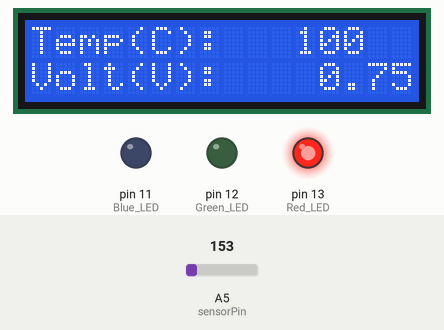
A sketch run on a simulated Arduino Uno, built with avr-gcc and run on an emulated ATmega328P. Shown: 16×2 character LCD, output pins drawn as LEDs (lit = HIGH). The test bench sets the inputs (shaded band); at power-on: A5 (sensorPin) = 153. What the sketch prints to the serial monitor is not drawn.

Above: at 1.2 s.
1.3 s: A5 (sensorPin) set to 165
At 1.9 s:
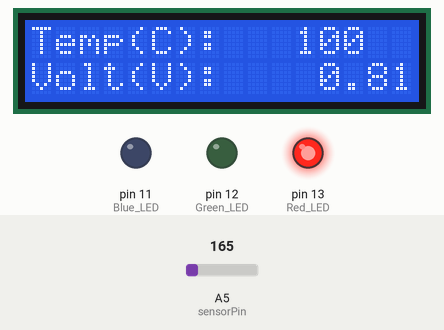
3.0 s: A5 (sensorPin) set to 175
At 3.6 s:
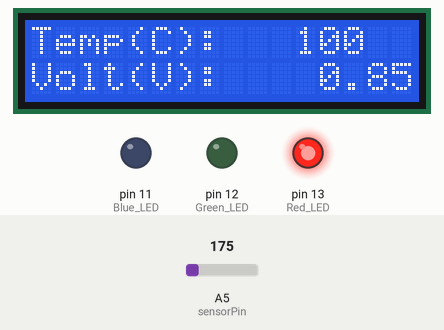
4.6 s: A5 (sensorPin) set to 191
At 5.4 s:
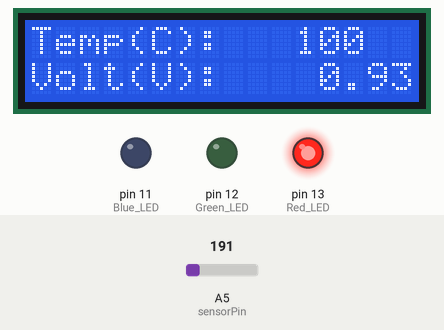
Timing chart, 0 to 7.6 s (numbered marks = the images above; inputs shaded):
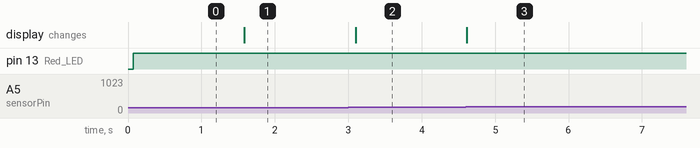

The sketch:

Detector_Building_Code.ino
```cpp
//Below is code for standard voltage to temp conversion:
#include <LiquidCrystal.h>
#include <math.h>
LiquidCrystal lcd(2, 3, 4, 5, 6, 7);  //Sets up LCD Screen
int sensorPin = 5;  //Analog pin(On Arduino) that the TMP36(Thermistor) is connected to
                    //Resolution is 10 mV / degree centigrade with 500 mv offset to allow for negative temps
void setup()    //Runs once when Arduino is turned on
{
  Serial.begin(9600); //Start serial connection with computer(view results in serial monitor)
  lcd.begin(16, 2);   //Initializes dimensions(W x H) of LCD screen
  pinMode(11, OUTPUT);  //Blue LED
  pinMode(12, OUTPUT);  //Green LED
  pinMode(13, OUTPUT);  //Red LED
  float dtemp = 0;

}
void loop() //Code that is looping during the execution of the program
{

  int reading = analogRead(sensorPin);  //Gets voltage reading from thermistor
 //Converts reading to voltage
 float voltage = reading * 5.0;
 voltage /= 1024.0;
 Serial.print(voltage); Serial.println(" volts"); // print out voltage in serial monitor
 float R = voltage/25000

  ;int temperatureC = 100
 ;Serial.print(temperatureC); Serial.println(" degrees C");  //print out temp in serial monitor

  //Output voltage and temp to LCD screen
 lcd.setCursor(0,0);

 lcd.print("Temp(C):   "); lcd.print(temperatureC)
 ;lcd.setCursor(0,1);
 lcd.print("Volt(V):    "); lcd.print(voltage)
 //Set of "if tests" to determine temp range and turn on corresponding LED's
 ;if (temperatureC < 25) {
   ;digitalWrite(11, HIGH);
   ;digitalWrite(12, LOW);
   ;digitalWrite(13, LOW);
 }
  else if (temperatureC >=25 and temperatureC < 50) {
    ;digitalWrite(11, LOW);
    ;digitalWrite(12, HIGH);
    ;digitalWrite(13, LOW);
 }
  else if (temperatureC >= 50) {
    ;digitalWrite(11, LOW);
    ;digitalWrite(12, LOW);
    ;digitalWrite(13, HIGH);
 }
 ;delay(500) //Waits a second to repeat code
;}
```

Measured:
- after the input at 1.3 s, the display: changes after 0.28 s (image 1)
- after the input at 3.0 s, the display: changes after 0.10 s (image 2)
- after the input at 4.6 s, the display: changes at once (image 3)
